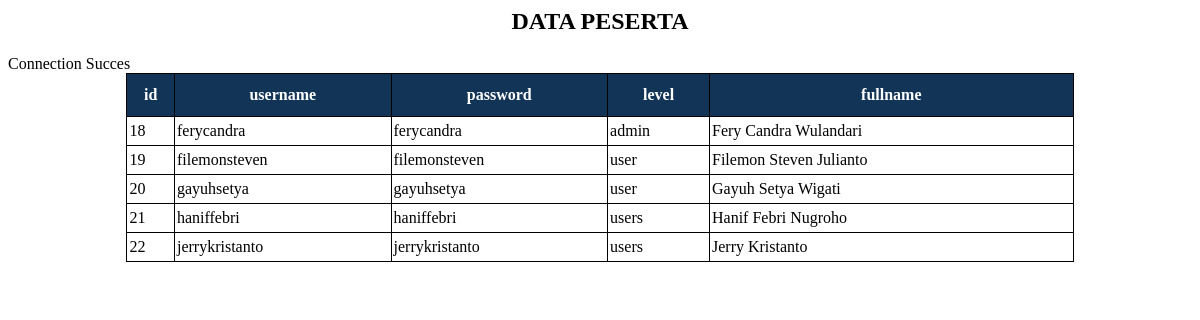
The page / on the database its author committed.
### tables this page shows
CREATE TABLE `users` (
  `id` int(11) NOT NULL,
  `username` varchar(100) NOT NULL,
  `password` varchar(50) NOT NULL,
  `level` varchar(50) NOT NULL,
  `fullname` varchar(100) NOT NULL
);

### index.php (the view, shortened to what this page needs)
<html>
<head>
  <link rel="stylesheet" type="text/css" href="styles.css">
</head>
<body>
  <div class="container">
  	<h2><center>DATA PESERTA</center></h2>
  	<table class="tabel" align="center">
  <tr>
  	<th>id</th>
  	<th>username</th>
  	<th>password</th>
  	<th>level</th>
  	<th>fullname</th>
  </tr>
  </div>
  <?php
  include('koneksi.php');
  $sql_tampil ="SELECT * FROM users";
  $peserta=mysqli_query($conn,$sql_tampil);
  while($baris_data=mysqli_fetch_array($peserta,MYSQLI_ASSOC)){
  	echo'
  	</tr>
  		<td>'.$baris_data['id'].'</td>
  		<td>'.$baris_data['username'].'</td>
  		<td>'.$baris_data['password'].'</td>
  		<td>'.$baris_data['level'].'</td>
  		<td>'.$baris_data['fullname'].'</td>
  	</tr>';
  }
  ?>
</body>
</html>

### styles.css (style rules this page uses)
table { border-collapse: collapse; width: 80%; }
table th { border: 1px solid #000; padding: 2px; padding-top: 12px; padding-bottom: 12px; text-align: left; background-color: #123456; color: white; text-align: center; }
table td { border: 1px solid #000; padding: 2px; padding-top: 5px; padding-bottom: 5px; text-align: left; color: black; }

### rows shown on the page
users: id "18", username "ferycandra", password "ferycandra", level "admin", fullname "Fery Candra Wulandari"
users: id "19", username "filemonsteven", password "filemonsteven", level "user", fullname "Filemon Steven Julianto"
users: id "20", username "gayuhsetya", password "gayuhsetya", level "user", fullname "Gayuh Setya Wigati"
users: id "21", username "haniffebri", password "haniffebri", level "users", fullname "Hanif Febri Nugroho"
users: id "22", username "jerrykristanto", password "jerrykristanto", level "users", fullname "Jerry Kristanto"
